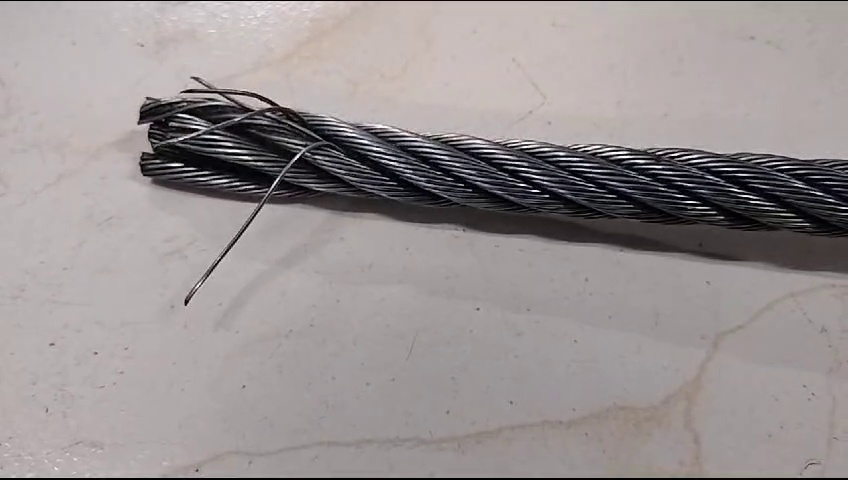
#> input picture frames/frame105.jpg, 848 x 480 px, given in place of the camera
$ python edge_detection.py
#> lines starting #> are read from the running program, lines starting #| are printed output that depends on the picture
#> further down, frame is the input picture: shape (480, 848, 3); mean B, G, R 146.5, 146.3, 153.2
### This code will provide real time edge detection using Canny edge Detection

import cv2
import numpy as np

# custom canny edge detection code
def canny_edge_detection(frame):
	# Convert the frame to grayscale for edge detection
	gray = cv2.cvtColor(frame, cv2.COLOR_BGR2GRAY)

	# Apply Gaussian blur to reduce noise and smoothen edges
	blurred = cv2.GaussianBlur(src=gray, ksize=(3, 5), sigmaX=0.5)

	# Perform Canny edge detection
	edges = cv2.Canny(blurred, 70, 135)
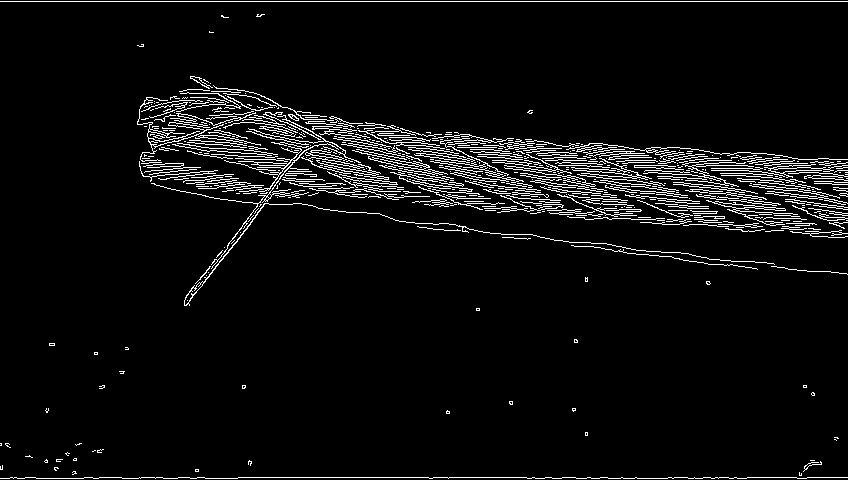
#> edges: shape (480, 848); 5.3% white in thin lines or dots

	return blurred, edges


# 	# Open the default webcam
# cap = cv2.VideoCapture(0)

    ## now we need to remove all the horizonatal edges and keep only vertical edge

def extract_vertical_edges(edges):
    # Use Hough Line Transform to detect lines
    lines = cv2.HoughLinesP(edges, 1, np.pi / 180, threshold=100, minLineLength=100, maxLineGap=10)
#> lines = 18 rows, first 6: [0, 1, 847, 1], [238, 477, 575, 477], [609, 188, 778, 203], [462, 138, 590, 147], [348, 129, 471, 144], [411, 139, 528, 154]

    # Create a binary mask to extract vertical lines
    vertical_mask = np.zeros_like(edges)

    if lines is not None:
        for line in lines:
            x1, y1, x2, y2 = line[0]
            angle = np.arctan2(y2 - y1, x2 - x1) * 180 / np.pi
            if np.abs(angle) > 80:  # Consider lines with an angle more than 45 degrees as vertical
                cv2.line(vertical_mask, (x1, y1), (x2, y2), 255, 2)
#> this loop made 18 passes
#> (x1, y1, x2, y2, angle) on passes 1 to 12: (0, 1, 847, 1, 0), (238, 477, 575, 477, 0), (609, 188, 778, 203, 5.07), (462, 138, 590, 147, 4.02), (348, 129, 471, 144, 6.95), (411, 139, 528, 154, 7.31), (613, 156, 731, 160, 1.94), (634, 165, 747, 165, 0), (148, 141, 266, 152, 5.33), (215, 115, 396, 147, 10.03), (683, 185, 788, 195, 5.44), (536, 167, 638, 174, 3.93)
#> vertical_mask: shape (480, 848); every value is 0

    # Bitwise AND operation to extract vertical edges
    vertical_edges = cv2.bitwise_and(edges, vertical_mask)

    return vertical_edges

# check if the dislodgement is there or not, the principle is that all the edges should lie between the upper and lower bound

def dislodgement(vertical_edges, left_bound_x, right_bound_x, window_height):
    # Extract the specified window from the vertical edges
#> called with left_bound_x = 100, right_bound_x = 600, window_height = 600
    window = vertical_edges[:window_height, left_bound_x:right_bound_x]
#> window: shape (480, 500); every value is 0

    # Calculate the sum of pixel values along the horizontal axis
    horizontal_projection = np.sum(window, axis=1)
#> horizontal_projection = 480 values from 0 to 0

    # Check if any value in the horizontal projection is outside the specified bounds
    dislodged = any(value > 0 for value in horizontal_projection)
#> dislodged = False

    return dislodged


capture = cv2.VideoCapture(0)
window_height = 600  # Set your window height
while True:
    ret, frame = capture.read()
    if not ret:
        break
    blurred_frame, edges = canny_edge_detection(frame)
    vertical_edges = extract_vertical_edges(edges)

    left_bound_x = 100  # Set your left bound x-coordinate
    right_bound_x = 600  # Set your right bound x-coordinate
    is_dislodged = dislodgement(vertical_edges, left_bound_x, right_bound_x, window_height)
#> is_dislodged = False


    cv2.imshow('Edges', edges)
    cv2.imshow('Vertical Edges', vertical_edges)
    cv2.line(frame,(left_bound_x,0),(left_bound_x,window_height),(0,255,0),4) # draws the left_bound
    cv2.line(frame, (right_bound_x, 0), (right_bound_x,window_height), (0,255,0), 4) # draws the right_bound


    if is_dislodged:
        cv2.putText(frame,"Belt is stable.",(10,50),cv2.FONT_HERSHEY_SIMPLEX,1,(0,255,0))
        print("Belt is stable.")
    else:
        cv2.putText(frame,"Dislodgement detected!!",(10,50),cv2.FONT_HERSHEY_SIMPLEX,1,(0,0,255))
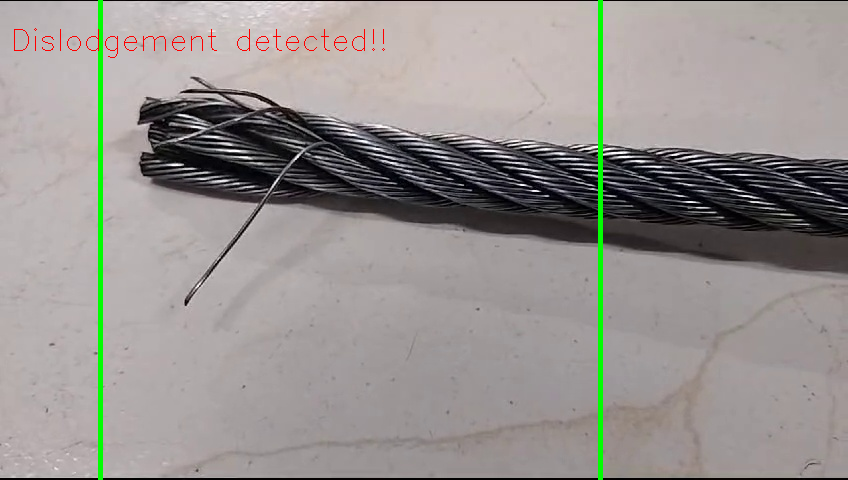
#> frame: shape (480, 848, 3); mean B, G, R 144.2, 147.1, 151.4
        print("Dislodgement detected!!")

    cv2.imshow('Original Frame', frame)

    if cv2.waitKey(1) & 0xFF == ord('q'):
#> (key q is pressed here)
        break
capture.release()
cv2.destroyAllWindows()

$ run again, on frames/frame1052.jpg
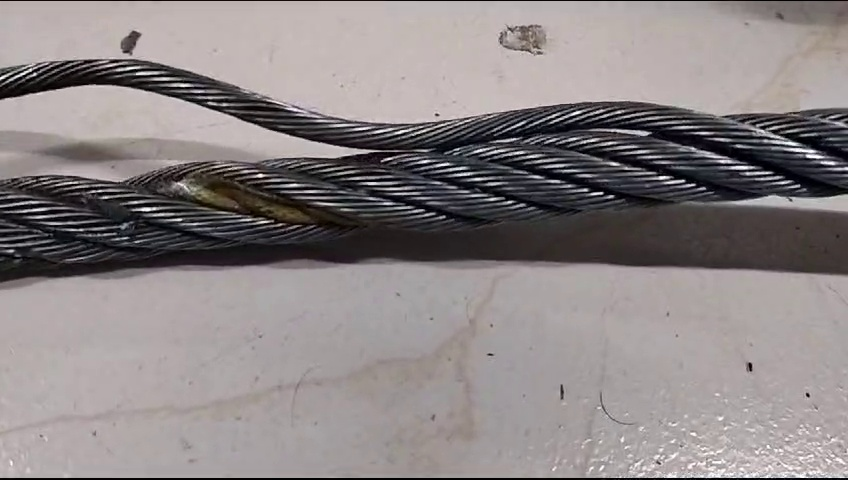
#> input picture frames/frame1052.jpg, 848 x 480 px, given in place of the camera
#> frame is the input picture: shape (480, 848, 3); mean B, G, R 132.9, 132.4, 139.4
#> in canny_edge_detection, `edges = cv2.Canny(blurred, 70, 135)`:
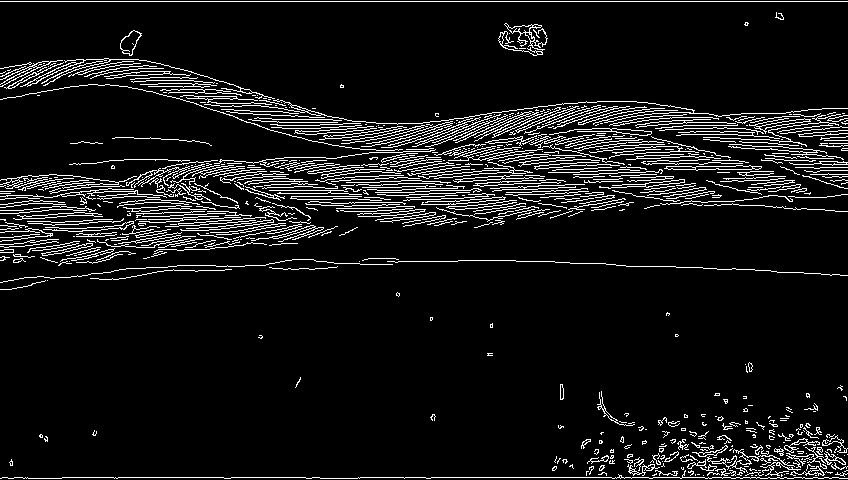
#> edges: shape (480, 848); 8.3% white in thin lines or dots
#> lines = 35 rows, first 6: [0, 1, 847, 1], [358, 477, 838, 477], [128, 178, 265, 171], [577, 152, 685, 145], [540, 159, 662, 182], [131, 177, 273, 162]
#> the loop in extract_vertical_edges, `for line in lines:` made 35 passes
#> (x1, y1, x2, y2, angle) on passes 1 to 8: (0, 1, 847, 1, 0), (358, 477, 838, 477, 0), (128, 178, 265, 171, -2.92), (577, 152, 685, 145, -3.71), (540, 159, 662, 182, 10.68), (131, 177, 273, 162, -6.03), (6, 182, 185, 185, 0.96), (41, 253, 167, 229, -10.78)
#> window: shape (480, 500); every value is 0
#> horizontal_projection = 480 values from 0 to 0
#> dislodged = False
#> `cv2.putText(frame,"Dislodgement detected!!",(10,50),cv2.FONT_HERSHEY_S..`:
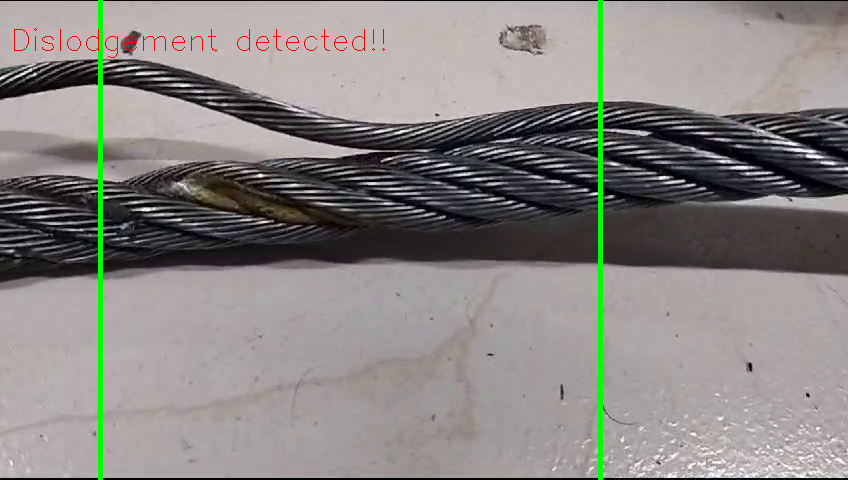
#> frame: shape (480, 848, 3); mean B, G, R 131, 133.4, 137.9

$ run again, on frames/frame1057.jpg
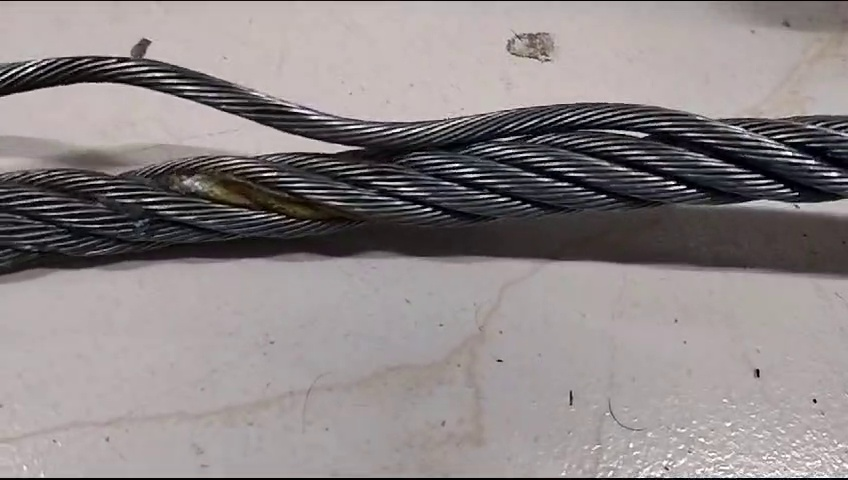
#> input picture frames/frame1057.jpg, 848 x 480 px, given in place of the camera
#> frame is the input picture: shape (480, 848, 3); mean B, G, R 134.9, 134.2, 141.4
#> in canny_edge_detection, `edges = cv2.Canny(blurred, 70, 135)`:
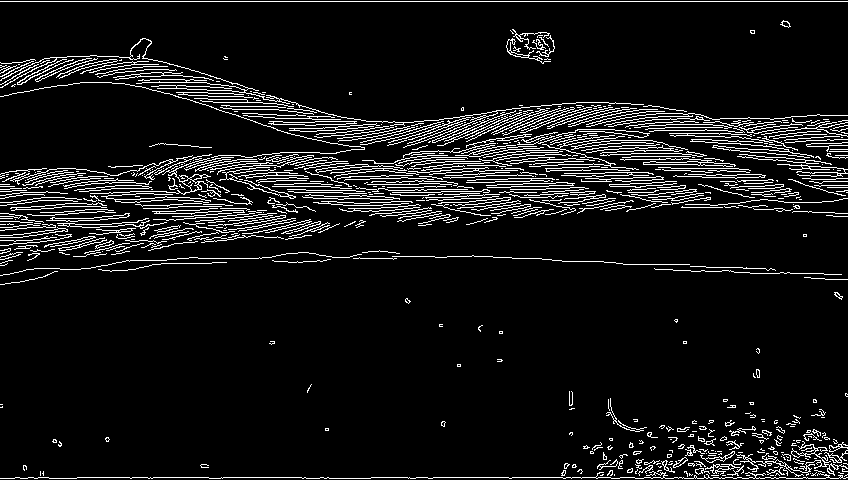
#> edges: shape (480, 848); 8.3% white in thin lines or dots
#> lines = 26 rows, first 6: [0, 1, 847, 1], [371, 477, 785, 477], [352, 130, 554, 126], [635, 478, 845, 478], [2, 181, 118, 175], [566, 154, 667, 144]
#> the loop in extract_vertical_edges, `for line in lines:` made 26 passes
#> (x1, y1, x2, y2, angle) on passes 1 to 8: (0, 1, 847, 1, 0), (371, 477, 785, 477, 0), (352, 130, 554, 126, -1.13), (635, 478, 845, 478, 0), (2, 181, 118, 175, -2.96), (566, 154, 667, 144, -5.65), (272, 103, 381, 124, 10.91), (518, 142, 622, 130, -6.58)
#> window: shape (480, 500); every value is 0
#> horizontal_projection = 480 values from 0 to 0
#> dislodged = False
#> `cv2.putText(frame,"Dislodgement detected!!",(10,50),cv2.FONT_HERSHEY_S..`:
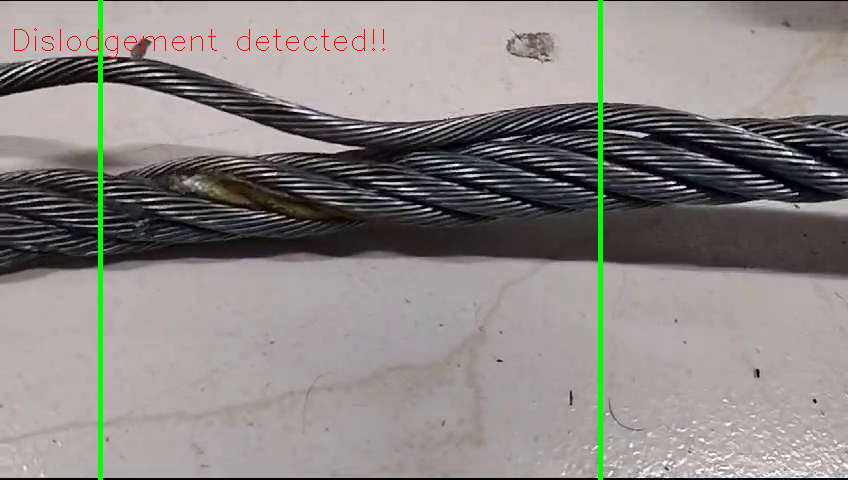
#> frame: shape (480, 848, 3); mean B, G, R 132.9, 135.2, 139.9

$ run again, on frames/frame1066.jpg
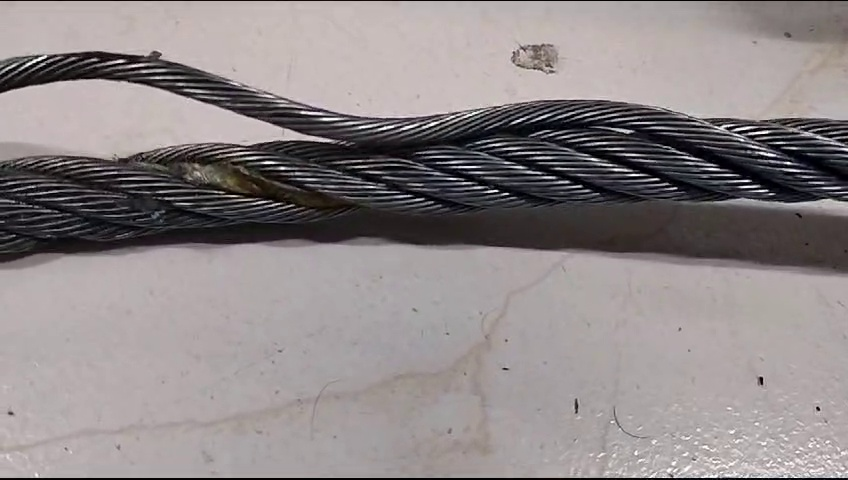
#> input picture frames/frame1066.jpg, 848 x 480 px, given in place of the camera
#> frame is the input picture: shape (480, 848, 3); mean B, G, R 135.9, 135.2, 142.4
#> in canny_edge_detection, `edges = cv2.Canny(blurred, 70, 135)`:
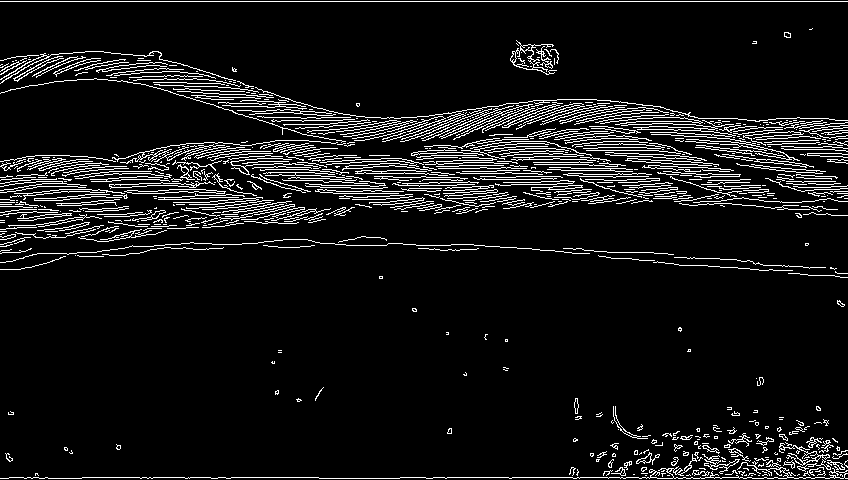
#> edges: shape (480, 848); 8.1% white in thin lines or dots
#> lines = 29 rows, first 6: [0, 1, 847, 1], [82, 477, 318, 477], [399, 161, 528, 148], [707, 137, 847, 122], [419, 168, 535, 168], [280, 169, 393, 158]
#> the loop in extract_vertical_edges, `for line in lines:` made 29 passes
#> (x1, y1, x2, y2, angle) on passes 1 to 8: (0, 1, 847, 1, 0), (82, 477, 318, 477, 0), (399, 161, 528, 148, -5.75), (707, 137, 847, 122, -6.12), (419, 168, 535, 168, 0), (280, 169, 393, 158, -5.56), (391, 133, 559, 118, -5.1), (44, 53, 153, 76, 11.92)
#> window: shape (480, 500); every value is 0
#> horizontal_projection = 480 values from 0 to 0
#> dislodged = False
#> `cv2.putText(frame,"Dislodgement detected!!",(10,50),cv2.FONT_HERSHEY_S..`:
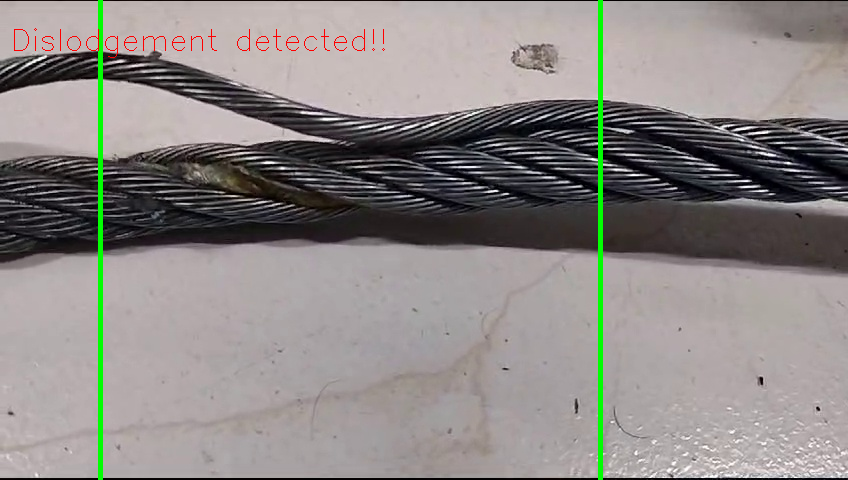
#> frame: shape (480, 848, 3); mean B, G, R 133.9, 136.2, 140.8
